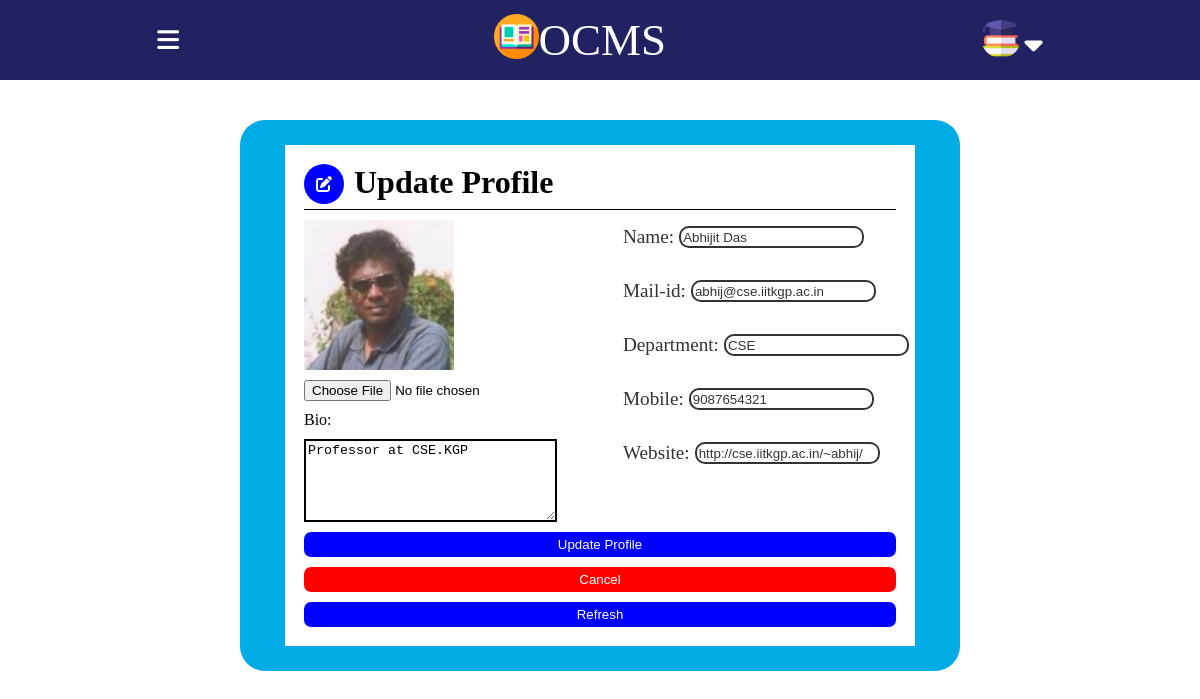
/Professorprofileupdate/ (signed in), run on the app's committed database.
### base/models.py (models this page shows, shortened)
class Teacher(models.Model):
    user = models.OneToOneField(User,on_delete=models.CASCADE,primary_key=True,related_name='Teacher')
    name=models.CharField(max_length=250)
    subject_name = models.CharField(max_length=250,null=True)
    email = models.EmailField(null=False)
    rooms=models.ManyToManyField(Room,related_name="teacher_rooms",blank=True)
    bio = models.TextField(null=True)
    phone = models.IntegerField(null=True)
    websitelink=models.URLField(max_length=200,null=True)
    notices=models.ManyToManyField(Notice,related_name="teacher_notices",blank=True)
    avatar = models.ImageField(null=True, default="avatar.svg")

### base/views.py (the view, shortened to what this page needs)
# urls.py: path('Professorprofileupdate/',views.Professorprofileupdate,name='Professorprofileupdate'),
def Professorprofileupdate(request):
    Teacher_User=get_object_or_404(Teacher,user=request.user)
    dict={}
    dict={'img':Teacher_User.avatar,'website':Teacher_User.websitelink,'name':Teacher_User.name,'Dep':Teacher_User.subject_name,'mail_id':Teacher_User.email,'bio':Teacher_User.bio,'phone':Teacher_User.phone}
    return render(request,'base/Professorprofileupdate.html',dict)

### base/templates/base/Professorprofileupdate.html (shortened to what this page needs)
{% load static %}
<!DOCTYPE html>
<html lang="en">
<head>
    <link rel="stylesheet" href="{% static 'styles/Professorupdateprofile.css' %}">
</head>
<body>
    <div class="nav">
        <i id="dropdown" class=" dropdown fa-solid fa-bars"></i>
     <div class="logo"><img src="{% static 'images/1414305.png' %}" class="img">
        <p style="font-size: 45px;">OCMS</p></div>
        <div class="profile">
            <img src="{% static 'images/4430487.png' %}" class="pic">
            <i class="dropdowm-icon fa-solid fa-caret-down"></i>
        </div>
    </div>
    <form method="post" action="" enctype="multipart/form-data" >
   <div class="wrapper7">
       <div class="content">
           <div class="line1">
           <div class="iconcontainer">
               <i class="fa-solid fa-pen-to-square fa-beat"></i>
           </div>
           <h1>Update Profile</h1>
       </div>
       <div class="herocontainer">
       <div class="leftpart">
           <img src="{{img.url}}" class="userpic">
           <input type="file" name='img' value="{{img}}">
           <label for="bio">Bio:</label>
           <textarea class="bio" rows="5" columns="8" name='bio' value="{{bio}}">{{bio}}</textarea>
       </div>
       <div class="rightpart">
         <ul>
           <li>
              <label for="name">Name:</label>
              <input type="text" class="name" name='name'  value="{{name}}" required >
           </li>
           <li>
               <label for="mail">Mail-id:</label>
               <input type="email" class="mail" name='email' value="{{mail_id}}" required>
           </li>
           <li>
               <label for="dept">Department:</label>
               <input type="text" class="dept" name='dep' value="{{Dep}}" required>
           </li>
           <li>
               <label for="mobile">Mobile:</label>
               <input type="number" class="mobile"  name='phone' value="{{phone}}" required>
           </li>
           <li>
               <label for="web">Website:</label>
               <input type="text" class="website" name='website' value="{{website}}"  required>
           </li>
         </ul>
       </div>
       </div>
       <button type="submit" id="updatebn" >Update Profile</button>
       <button id="canbn" ><a href="{% url 'teacher-room' %}">Cancel</a></button>
       <button  id="refresh"><a href="{% url 'Professorprofileupdate' %}">Refresh</a></button>
       </div>
    </div>
   </form>
</body>
</html>

### static/styles/Professorupdateprofile.css (style rules this page uses)
* { margin: 0; border: 0; box-sizing: border-box; }
body { height: 100vh; width: 100vw; display: flex; flex-direction: column; }
.img { height: 45px; }
.nav { width: 100vw; height: 10vh; background-color:rgb(34, 34, 99); position: absolute; top:0; display: flex; justify-content: space-around; align-items: center; color: white; }
.pic { height: 40px; width: 40px; border-radius: 50%; }
.dropdowm-icon { position: relative; bottom:3px; font-size: 29px; color: white; }
.logo { display: flex; }
.dropdown { font-size: 25px; }
.wrapper7 { position: fixed; top:15vh; left:20vw; background-color: #00ace6; height: fit-content; padding: 25px; border-radius: 25px; width: 60vw; }
.userpic { height: 150px; width: 150px; }
.iconcontainer { height: 40px; width: 40px; background-color: blue; border-radius: 50%; display: flex; justify-content: center; align-items: center; }
.iconcontainer { color:white }
.line1 { display: flex; gap:10px; padding-bottom: 5px; border-bottom: 1px solid black; }
.content { display: flex; flex-direction: column; row-gap: 10px; background-color: white; padding:19px; margin-left: 20px; margin-right: 20px; }
.herocontainer { display: flex; gap:20px; justify-content: space-around; }
.leftpart { display: flex; flex-direction: column; row-gap: 10px; }
#updatebn,#canbn,#refresh { color:white; border:none; padding: 5px; background-color: blue; border-radius: 7px; }
#canbn { background-color: red; }
#canbn a { text-decoration: none; color:white; }
#refresh a { text-decoration: none; color:white; }
.rightpart ul li { list-style: none; font-size: larger; padding: 6px; opacity: 0.8; }
.rightpart ul { display: flex; flex-direction: column; row-gap: 20px; }
li { display: flex; gap:5px; }
.rightpart ul li input { border: none; outline:none; background: transparent; border:2px solid black; border-radius: 10px; }
.bio { outline: none; border: 2px solid black; }

### data on the page
Teacher: bio "Professor at CSE.KGP", name "Abhijit Das", email "abhij@cse.iitkgp.ac.in", dep "CSE", website "http://cse.iitkgp.ac.in/~abhij/"
